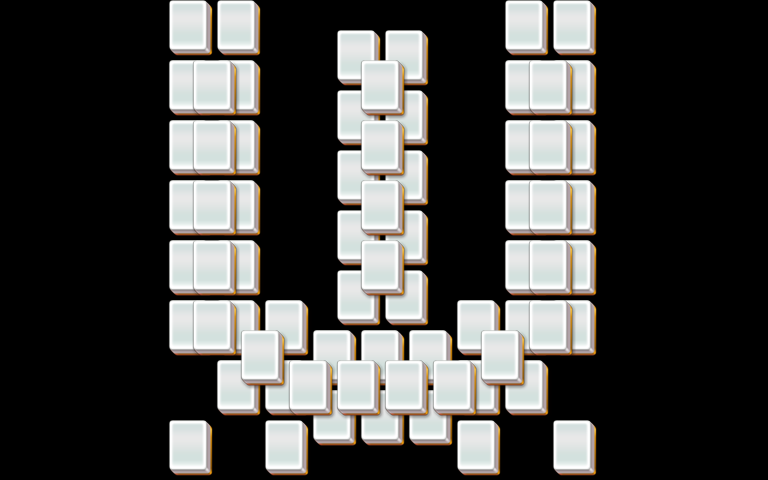

Tiled map render using the project's own tile images. Description and the map definition, with tile-layer contents summarised, below:
An orthogonal 32x16 tile map with 24x30 px tiles, 5 tile layers (layer1, layer2, layer3, layer4, ...).

<map version="1.0" orientation="orthogonal" width="32" height="16" tilewidth="24" tileheight="30">
 <properties>
  <property name="species" value="30" />
 </properties>
 <tileset firstgid="1" name="mahjong" tilewidth="48" tileheight="60">
  <image source="mahjong.png" />
 </tileset>
 <layer name="layer1" width="32" height="16">
  <data>[512 cells, 50 non-empty, 1 distinct tile ids]</data>
 </layer>
 <layer name="layer2" width="32" height="16">
  <data>[512 cells, 36 non-empty, 1 distinct tile ids]</data>
 </layer>
 <layer name="layer3" width="32" height="16">
  <data>[512 cells, 16 non-empty, 1 distinct tile ids]</data>
 </layer>
 <layer name="layer4" width="32" height="16">
  <data>[512 cells, 0 non-empty, 0 distinct tile ids]</data>
 </layer>
 <layer name="layer5" width="32" height="16">
  <data>[512 cells, 0 non-empty, 0 distinct tile ids]</data>
 </layer>
</map>
